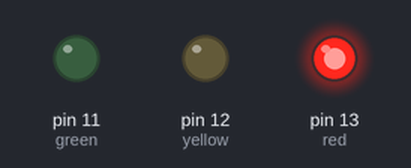
A sketch run on a simulated Arduino Uno, built with avr-gcc and run on an emulated ATmega328P. On the bench: output pins drawn as LEDs (lit = HIGH).

Above: at 1.5 s.
At 4.5 s:
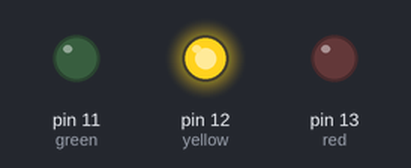
At 7.5 s:
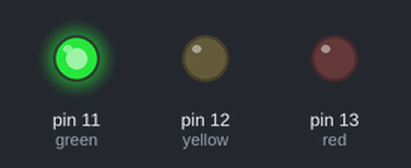
Timing chart, 0 to 11.7 s (numbered marks = the images above):
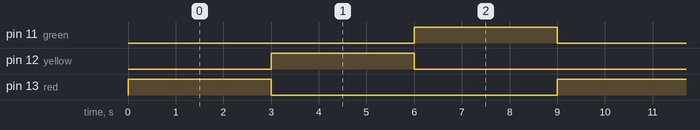

The sketch:

traffic_light.ino
```cpp
int red=13;
int yellow=12;
int green=11;


void setup() {
  pinMode(red,OUTPUT);
  pinMode(yellow,OUTPUT);
  pinMode(green,OUTPUT);


}

void loop() {

digitalWrite(red,HIGH);
digitalWrite(yellow,LOW);
digitalWrite(green,LOW);
delay(3000);
digitalWrite(yellow,HIGH);
digitalWrite(red,LOW);
digitalWrite(green,LOW);
delay(3000);
digitalWrite(green,HIGH);
digitalWrite(red,LOW);
digitalWrite(yellow,LOW);
delay(3000);


}
```

Measured:
- by itself, pin 11 (green), pin 12 (yellow), pin 13 (red): alternates HIGH for 3.0 s and LOW for 6.0 s
- by itself, everything shown: repeats every 9.0 s, in 3 steps
